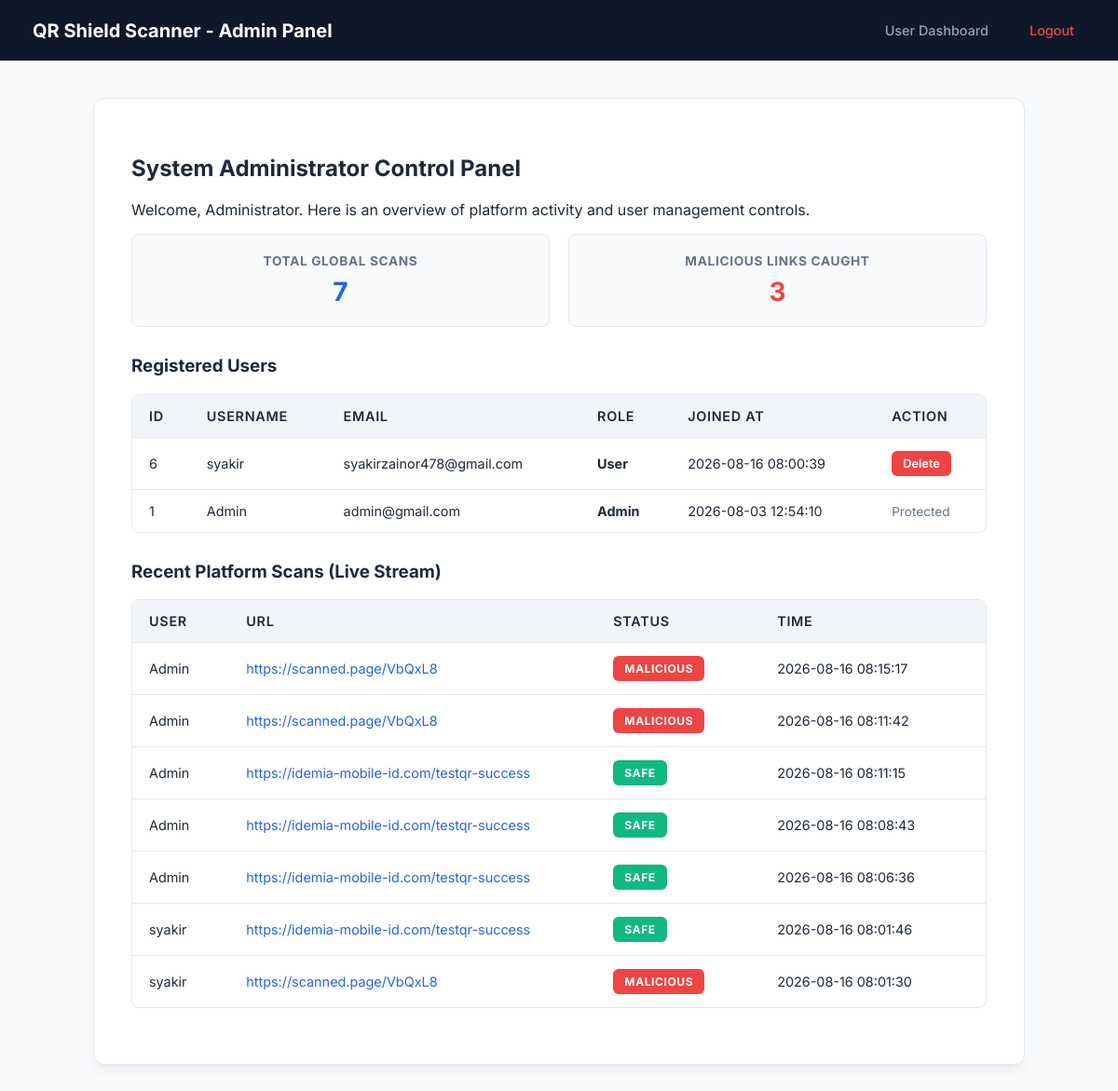
/admin.php (signed in), run on the app's committed database.
### tables this page shows
CREATE TABLE `users` (
  `id` int(11) NOT NULL,
  `username` varchar(50) NOT NULL,
  `email` varchar(100) NOT NULL,
  `password` varchar(255) NOT NULL,
  `created_at` timestamp NOT NULL DEFAULT current_timestamp(),
  `role` varchar(20) DEFAULT 'user'
);

CREATE TABLE `scan_history` (
  `id` int(11) NOT NULL,
  `user_id` int(11) NOT NULL,
  `scanned_url` text NOT NULL,
  `scan_status` varchar(50) NOT NULL,
  `malicious_count` int(11) DEFAULT 0,
  `total_engines` int(11) DEFAULT 0,
  `scanned_at` timestamp NOT NULL DEFAULT current_timestamp()
);

### admin.php (the view, shortened to what this page needs)
<?php
require_once 'db.php';
$users_result = $conn->query("SELECT id, username, email, role, created_at FROM users ORDER BY created_at DESC");
$total_scans_res = $conn->query("SELECT COUNT(*) as count FROM scan_history");
$total_scans = $total_scans_res->fetch_assoc()['count'];
$malicious_scans_res = $conn->query("SELECT COUNT(*) as count FROM scan_history WHERE scan_status = 'Malicious'");
$malicious_scans = $malicious_scans_res->fetch_assoc()['count'];
$all_history = $conn->query("SELECT scan_history.*, users.username FROM scan_history JOIN users ON scan_history.user_id = users.id ORDER BY scanned_at DESC LIMIT 10");
?>
<!DOCTYPE html>
<html lang="en">
<head>
    <link rel="stylesheet" href="style.css">
</head>
<body>
<header>
    <h1>QR Shield Scanner - Admin Panel</h1>
    <div class="nav-links">
        <a href="dashboard.php">User Dashboard</a>
        <a href="logout.php" style="color: #ef4444;">Logout</a>
    </div>
</header>
<div class="container">
    <h2>System Administrator Control Panel</h2>
    <p>Welcome, Administrator. Here is an overview of platform activity and user management controls.</p>
    <div class="stats-grid">
        <div class="stat-card">
            <h4>Total Global Scans</h4>
            <p><?php echo $total_scans; ?></p>
        </div>
        <div class="stat-card">
            <h4>Malicious Links Caught</h4>
            <p style="color: #ef4444;"><?php echo $malicious_scans; ?></p>
        </div>
    </div>
    <h3>Registered Users</h3>
    <table>
        <thead>
            <tr>
                <th>ID</th>
                <th>Username</th>
                <th>Email</th>
                <th>Role</th>
                <th>Joined At</th>
                <th>Action</th>
            </tr>
        </thead>
        <tbody>
            <?php while ($user = $users_result->fetch_assoc()): ?>
                <tr>
                    <td><?php echo $user['id']; ?></td>
                    <td><?php echo htmlspecialchars($user['username']); ?></td>
                    <td><?php echo htmlspecialchars($user['email']); ?></td>
                    <td><strong><?php echo ucfirst($user['role']); ?></strong></td>
                    <td><?php echo $user['created_at']; ?></td>
                    <td>
                        <?php if ($user['role'] !== 'admin'): ?>
                            <a href="admin.php?delete_user=<?php echo $user['id']; ?>" class="btn-danger" onclick="return confirm('Are you sure you want to delete this user?');">Delete</a>
                        <?php else: ?>
                            <span style="color: var(--text-muted); font-size: 0.85rem;">Protected</span>
                        <?php endif; ?>
                    </td>
                </tr>
            <?php endwhile; ?>
        </tbody>
    </table>
    <h3>Recent Platform Scans (Live Stream)</h3>
    <table>
        <thead>
            <tr>
                <th>User</th>
                <th>URL</th>
                <th>Status</th>
                <th>Time</th>
            </tr>
        </thead>
        <tbody>
            <?php while ($log = $all_history->fetch_assoc()): ?>
                <tr>
                    <td><?php echo htmlspecialchars($log['username']); ?></td>
                    <td class="url-cell"><?php echo htmlspecialchars($log['scanned_url']); ?></td>
                    <td><span class="badge <?php echo $log['scan_status']; ?>"><?php echo $log['scan_status']; ?></span></td>
                    <td><?php echo $log['scanned_at']; ?></td>
                </tr>
            <?php endwhile; ?>
        </tbody>
    </table>
</div>
</body>
</html>

### style.css (style rules this page uses)
:root { --primary: #2563eb; --primary-hover: #1d4ed8; --success: #10b981; --danger: #ef4444; --warning: #f59e0b; --bg-main: #f8fafc; --card-bg: #ffffff; --text-main: #1e293b; --text-muted: #64748b; --border-color: #e2e8f0; --sidebar-bg: #0f172a; --sidebar-text: #94a3b8; --sidebar-hover: #ffffff; --radius: 12px; --shadow: 0 10px 15px -3px rgba(0, 0, 0, 0.05), 0 4px 6px -4px rgba(0, 0, 0, 0.05); --transition: all 0.25s ease-in-out; }
* { box-sizing: border-box; font-family: 'Inter', sans-serif; }
body { background-color: var(--bg-main); color: var(--text-main); margin: 0; padding: 0; -webkit-font-smoothing: antialiased; }
table { width: 100%; border-collapse: separate; border-spacing: 0; background: var(--card-bg); border-radius: var(--radius); overflow: hidden; border: 1px solid var(--border-color); }
th, td { padding: 14px 18px; text-align: left; font-size: 0.9rem; border-bottom: 1px solid var(--border-color); }
th { background-color: #f8fafc; color: var(--text-main); font-weight: 600; text-transform: uppercase; font-size: 0.75rem; letter-spacing: 0.05em; }
tr:last-child td { border-bottom: none; }

### admin.php (style rules this page uses)
body { background-color: var(--bg-main); margin: 0; padding: 0; }
header { background-color: var(--sidebar-bg); color: white; padding: 18px 35px; display: flex; justify-content: space-between; align-items: center; }
header h1 { font-size: 1.25rem; font-weight: 700; margin: 0; }
.nav-links { display: flex; align-items: center; gap: 20px; }
.nav-links a { color: var(--sidebar-text); text-decoration: none; font-size: 0.9rem; font-weight: 500; padding: 6px 12px; border-radius: 6px; }
.container { max-width: 1000px; margin: 40px auto; padding: 40px; background: var(--card-bg); border-radius: var(--radius); box-shadow: var(--shadow); border: 1px solid var(--border-color); }
h2, h3 { color: var(--text-main); }
h3 { margin-top: 30px; }
.stats-grid { display: grid; grid-template-columns: repeat(auto-fit, minmax(200px, 1fr)); gap: 20px; margin-bottom: 30px; }
.stat-card { background: #f8fafc; padding: 20px; border-radius: 8px; text-align: center; border: 1px solid var(--border-color); }
.stat-card h4 { margin: 0 0 8px 0; color: var(--text-muted); font-size: 0.85rem; text-transform: uppercase; letter-spacing: 0.05em; }
.stat-card p { margin: 0; font-size: 1.75rem; font-weight: 700; color: var(--primary); }
table { width: 100%; border-collapse: separate; border-spacing: 0; margin-top: 15px; margin-bottom: 20px; border-radius: 8px; overflow: hidden; border: 1px solid var(--border-color); }
th, td { padding: 14px 18px; text-align: left; font-size: 0.9rem; border-bottom: 1px solid var(--border-color); }
th { background-color: #f1f5f9; color: var(--text-main); font-weight: 600; }
tr:last-child td { border-bottom: none; }
.badge { padding: 6px 12px; font-weight: 700; border-radius: 6px; color: white; font-size: 0.75rem; display: inline-block; text-transform: uppercase; letter-spacing: 0.05em; }
.Safe { background-color: #10b981; }
.Malicious { background-color: #ef4444; }
.btn-danger { background-color: #ef4444; color: white; padding: 6px 12px; text-decoration: none; border-radius: 6px; font-size: 0.8rem; font-weight: 600; display: inline-block; transition: background 0.2s; }
.url-cell { word-break: break-all; max-width: 300px; color: var(--primary); }

### data on the page
users: id "6", username "syakir", email "syakirzainor478@gmail.com", role "User", created_at "2026-08-16 08:00:39"
users: id "1", username "Admin", email "admin@gmail.com", role "Admin", created_at "2026-08-03 12:54:10", shows "Protected"
scan_history: user.username "Admin", scanned_url "https://scanned.page/VbQxL8", scan_status "MALICIOUS", scanned_at "2026-08-16 08:15:17"
scan_history: user.username "Admin", scanned_url "https://scanned.page/VbQxL8", scan_status "MALICIOUS", scanned_at "2026-08-16 08:11:42"
scan_history: user.username "Admin", scanned_url "https://idemia-mobile-id.com/testqr-success", scan_status "SAFE", scanned_at "2026-08-16 08:11:15"
scan_history: user.username "Admin", scanned_url "https://idemia-mobile-id.com/testqr-success", scan_status "SAFE", scanned_at "2026-08-16 08:08:43"
scan_history: user.username "Admin", scanned_url "https://idemia-mobile-id.com/testqr-success", scan_status "SAFE", scanned_at "2026-08-16 08:06:36"
scan_history: user.username "syakir", scanned_url "https://idemia-mobile-id.com/testqr-success", scan_status "SAFE", scanned_at "2026-08-16 08:01:46"
scan_history: user.username "syakir", scanned_url "https://scanned.page/VbQxL8", scan_status "MALICIOUS", scanned_at "2026-08-16 08:01:30"

### other printed values
$total_scans "7"
$malicious_scans "3"
